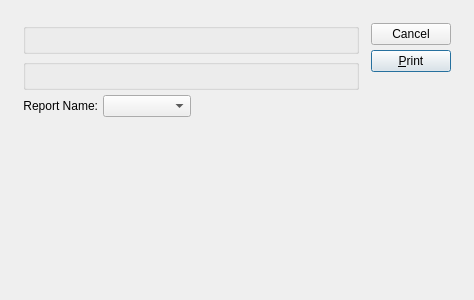
<?xml version="1.0" encoding="UTF-8"?>
<ui version="4.0">
 <comment>This file is part of the xTuple ERP: PostBooks Edition, a free and
open source Enterprise Resource Planning software suite,
Copyright (c) 1999-2018 by OpenMFG LLC, d/b/a xTuple.
It is licensed to you under the Common Public Attribution License
version 1.0, the full text of which (including xTuple-specific Exhibits)
is available at www.xtuple.com/CPAL.  By using this software, you agree
to be bound by its terms.</comment>
 <class>printItemLabelsByClassCode</class>
 <widget class="QDialog" name="printItemLabelsByClassCode">
  <property name="geometry">
   <rect>
    <x>0</x>
    <y>0</y>
    <width>474</width>
    <height>300</height>
   </rect>
  </property>
  <property name="windowTitle">
   <string>Print Item Labels by Class Code</string>
  </property>
  <layout class="QGridLayout" name="gridLayout_2">
   <item row="0" column="0">
    <layout class="QGridLayout" name="gridLayout">
     <property name="margin">
      <number>12</number>
     </property>
     <property name="spacing">
      <number>12</number>
     </property>
     <item row="0" column="0">
      <layout class="QVBoxLayout">
       <property name="spacing">
        <number>0</number>
       </property>
       <item>
        <layout class="QVBoxLayout">
         <property name="spacing">
          <number>5</number>
         </property>
         <item>
          <widget class="ParameterGroup" name="_classCode">
           <property name="title">
            <string/>
           </property>
           <property name="fixedSize">
            <bool>false</bool>
           </property>
          </widget>
         </item>
         <item>
          <layout class="QHBoxLayout">
           <property name="spacing">
            <number>0</number>
           </property>
           <item>
            <widget class="WarehouseGroup" name="_warehouse">
             <property name="title">
              <string/>
             </property>
             <property name="fixedSize">
              <bool>false</bool>
             </property>
            </widget>
           </item>
          </layout>
         </item>
         <item>
          <layout class="QHBoxLayout">
           <property name="spacing">
            <number>0</number>
           </property>
           <item>
            <layout class="QHBoxLayout">
             <property name="spacing">
              <number>5</number>
             </property>
             <item>
              <widget class="QLabel" name="_reportLit">
               <property name="text">
                <string>Report Name:</string>
               </property>
               <property name="alignment">
                <set>Qt::AlignRight|Qt::AlignTrailing|Qt::AlignVCenter</set>
               </property>
              </widget>
             </item>
             <item>
              <widget class="XComboBox" name="_report">
               <property name="sizePolicy">
                <sizepolicy hsizetype="Expanding" vsizetype="Fixed">
                 <horstretch>0</horstretch>
                 <verstretch>0</verstretch>
                </sizepolicy>
               </property>
              </widget>
             </item>
            </layout>
           </item>
           <item>
            <spacer name="Spacer39">
             <property name="orientation">
              <enum>Qt::Horizontal</enum>
             </property>
             <property name="sizeType">
              <enum>QSizePolicy::Expanding</enum>
             </property>
             <property name="sizeHint" stdset="0">
              <size>
               <width>31</width>
               <height>20</height>
              </size>
             </property>
            </spacer>
           </item>
          </layout>
         </item>
        </layout>
       </item>
       <item>
        <spacer name="Spacer4">
         <property name="orientation">
          <enum>Qt::Vertical</enum>
         </property>
         <property name="sizeType">
          <enum>QSizePolicy::Expanding</enum>
         </property>
         <property name="sizeHint" stdset="0">
          <size>
           <width>20</width>
           <height>23</height>
          </size>
         </property>
        </spacer>
       </item>
      </layout>
     </item>
     <item row="0" column="1">
      <layout class="QVBoxLayout">
       <property name="spacing">
        <number>5</number>
       </property>
       <item>
        <widget class="QPushButton" name="_close">
         <property name="text">
          <string>Cancel</string>
         </property>
        </widget>
       </item>
       <item>
        <widget class="QPushButton" name="_print">
         <property name="text">
          <string>&amp;Print</string>
         </property>
         <property name="default">
          <bool>true</bool>
         </property>
        </widget>
       </item>
       <item>
        <spacer name="Spacer38">
         <property name="orientation">
          <enum>Qt::Vertical</enum>
         </property>
         <property name="sizeType">
          <enum>QSizePolicy::Expanding</enum>
         </property>
         <property name="sizeHint" stdset="0">
          <size>
           <width>20</width>
           <height>20</height>
          </size>
         </property>
        </spacer>
       </item>
      </layout>
     </item>
    </layout>
   </item>
  </layout>
 </widget>
 <layoutdefault spacing="6" margin="11"/>
 <customwidgets>
  <customwidget>
   <class>ParameterGroup</class>
   <extends>QGroupBox</extends>
   <header>parametergroup.h</header>
   <container>1</container>
  </customwidget>
  <customwidget>
   <class>WarehouseGroup</class>
   <extends>QGroupBox</extends>
   <header>warehousegroup.h</header>
   <container>1</container>
  </customwidget>
  <customwidget>
   <class>XComboBox</class>
   <extends>QComboBox</extends>
   <header>xcombobox.h</header>
  </customwidget>
 </customwidgets>
 <tabstops>
  <tabstop>_classCode</tabstop>
  <tabstop>_warehouse</tabstop>
  <tabstop>_report</tabstop>
  <tabstop>_print</tabstop>
  <tabstop>_close</tabstop>
 </tabstops>
 <includes>
  <include location="global">parameter.h</include>
 </includes>
 <resources/>
 <connections>
  <connection>
   <sender>_close</sender>
   <signal>clicked()</signal>
   <receiver>printItemLabelsByClassCode</receiver>
   <slot>reject()</slot>
   <hints>
    <hint type="sourcelabel">
     <x>20</x>
     <y>20</y>
    </hint>
    <hint type="destinationlabel">
     <x>20</x>
     <y>20</y>
    </hint>
   </hints>
  </connection>
 </connections>
</ui>
